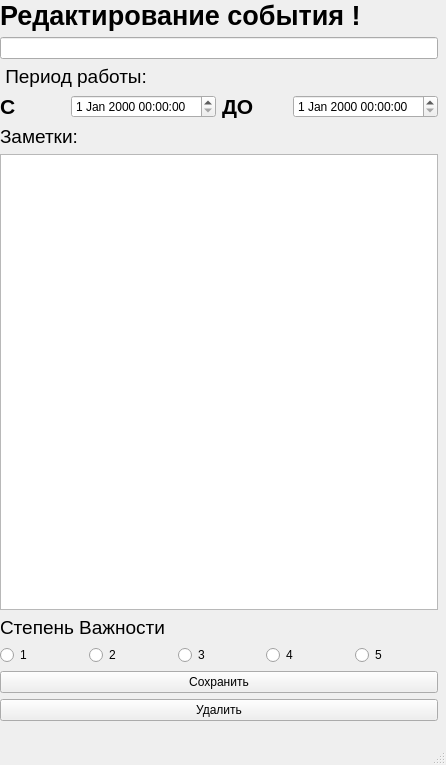
<?xml version="1.0" encoding="UTF-8"?>
<ui version="4.0">
 <class>MainWindow</class>
 <widget class="QMainWindow" name="MainWindow">
  <property name="geometry">
   <rect>
    <x>0</x>
    <y>0</y>
    <width>446</width>
    <height>765</height>
   </rect>
  </property>
  <property name="windowTitle">
   <string>Redactor</string>
  </property>
  <widget class="QWidget" name="centralwidget">
   <widget class="QWidget" name="verticalLayoutWidget">
    <property name="geometry">
     <rect>
      <x>0</x>
      <y>0</y>
      <width>438</width>
      <height>721</height>
     </rect>
    </property>
    <layout class="QVBoxLayout" name="verticalLayout">
     <item>
      <widget class="QLabel" name="new_2">
       <property name="font">
        <font>
         <pointsize>20</pointsize>
         <weight>75</weight>
         <bold>true</bold>
        </font>
       </property>
       <property name="text">
        <string>Редактирование события !</string>
       </property>
      </widget>
     </item>
     <item>
      <widget class="QLineEdit" name="title_redact"/>
     </item>
     <item>
      <widget class="QLabel" name="time">
       <property name="font">
        <font>
         <pointsize>14</pointsize>
        </font>
       </property>
       <property name="text">
        <string> Период работы:</string>
       </property>
      </widget>
     </item>
     <item>
      <layout class="QHBoxLayout" name="horizontalLayout_2">
       <item>
        <widget class="QLabel" name="s">
         <property name="font">
          <font>
           <pointsize>16</pointsize>
           <weight>75</weight>
           <bold>true</bold>
          </font>
         </property>
         <property name="text">
          <string>С</string>
         </property>
        </widget>
       </item>
       <item>
        <widget class="QDateTimeEdit" name="st"/>
       </item>
       <item>
        <widget class="QLabel" name="do_2">
         <property name="font">
          <font>
           <pointsize>16</pointsize>
           <weight>75</weight>
           <bold>true</bold>
          </font>
         </property>
         <property name="text">
          <string>ДО</string>
         </property>
        </widget>
       </item>
       <item>
        <widget class="QDateTimeEdit" name="nd"/>
       </item>
      </layout>
     </item>
     <item>
      <widget class="QLabel" name="ideas">
       <property name="font">
        <font>
         <pointsize>14</pointsize>
        </font>
       </property>
       <property name="text">
        <string>Заметки:</string>
       </property>
      </widget>
     </item>
     <item>
      <widget class="QPlainTextEdit" name="plans"/>
     </item>
     <item>
      <widget class="QLabel" name="importace">
       <property name="font">
        <font>
         <pointsize>14</pointsize>
        </font>
       </property>
       <property name="text">
        <string>Степень Важности</string>
       </property>
      </widget>
     </item>
     <item>
      <layout class="QHBoxLayout" name="horizontalLayout">
       <item>
        <widget class="QRadioButton" name="one">
         <property name="text">
          <string>1</string>
         </property>
        </widget>
       </item>
       <item>
        <widget class="QRadioButton" name="two">
         <property name="text">
          <string>2</string>
         </property>
        </widget>
       </item>
       <item>
        <widget class="QRadioButton" name="third">
         <property name="text">
          <string>3</string>
         </property>
        </widget>
       </item>
       <item>
        <widget class="QRadioButton" name="four">
         <property name="text">
          <string>4</string>
         </property>
        </widget>
       </item>
       <item>
        <widget class="QRadioButton" name="five">
         <property name="text">
          <string>5</string>
         </property>
        </widget>
       </item>
      </layout>
     </item>
     <item>
      <widget class="QPushButton" name="pushButton">
       <property name="text">
        <string>Сохранить</string>
       </property>
      </widget>
     </item>
     <item>
      <widget class="QPushButton" name="pushButton_2">
       <property name="text">
        <string>Удалить</string>
       </property>
      </widget>
     </item>
    </layout>
   </widget>
  </widget>
  <widget class="QMenuBar" name="menubar">
   <property name="geometry">
    <rect>
     <x>0</x>
     <y>0</y>
     <width>446</width>
     <height>21</height>
    </rect>
   </property>
  </widget>
  <widget class="QStatusBar" name="statusbar"/>
 </widget>
 <resources/>
 <connections/>
</ui>
